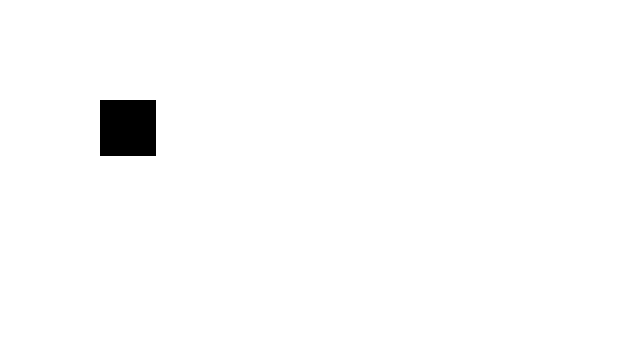
Frame 1 (no input)
Frame 60 (the mouse pressed at the canvas centre just before this capture): identical to frame 1, image omitted
Frame 120 (the mouse held since frame 60 and released just before this capture): identical to frame 1, image omitted

The Processing sketch that drew this single still picture (run headless with seeded random() and noise(); from frame 60 on, the mouse is pressed at the canvas centre):

// Processing sketch: day06_keyboard_input
// ── day06_keyboard_input.pde
//based on day2 intro 02 code
//use UP DOWN LEFT RIGHT key to modify the position of rect.


float x1 = 100;
float y1 = 100;

void setup(){
  size(640, 360);
}


void draw(){
  background(255);
  fill(0);
  rect(x1, y1, 55, 55);
  
}

void keyPressed(){
  if(key == CODED){
    if(keyCode == UP){
      y1 -= 10;
    }else if(keyCode == DOWN){
      y1 += 10;
    }else if(keyCode == LEFT){
      x1 -= 10;
    }else if(keyCode == RIGHT){
      x1 += 10;
    }
  }
}
